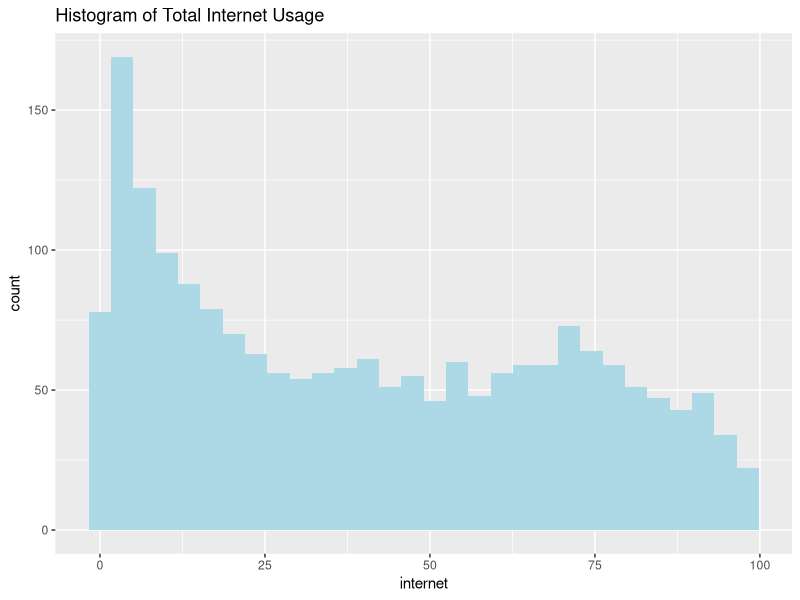
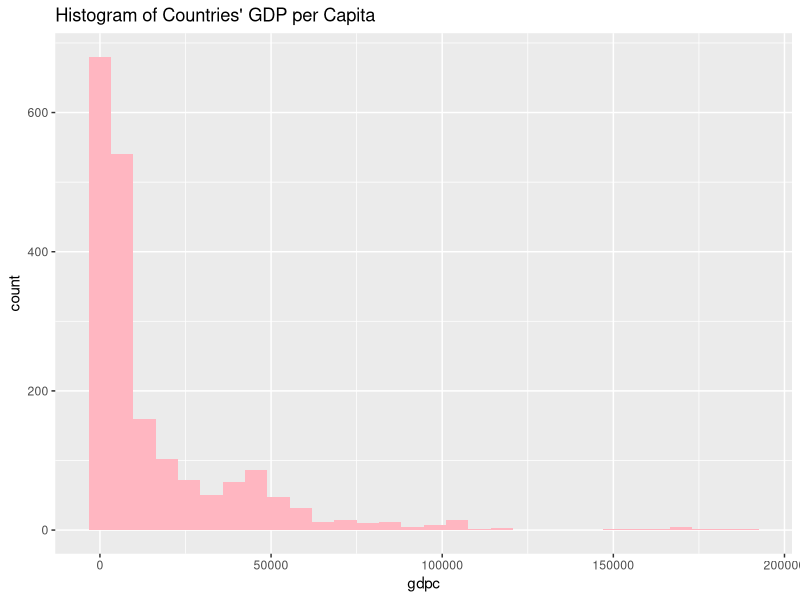

Here is the R script that generated these plots, in order:
## ---- chunk 1
knitr::opts_chunk$set(echo = TRUE)
## ---- chunk 2
library(readr)
library(tidyverse)
library(tidyr)
library(ggplot2)

## ---- chunk 3
# Import data
data <- read.csv("../../_data/digitalConnectivityData.csv")

# Description of the data
glimpse(data)

## ---- chunk 4
# Describing the variable 
str(data$internet_usage)
str(data$population)
str(data$gdp_percapita)

summary(data$internet_usage)
summary(data$population)
summary(data$gdp_percapita)

## ---- chunk 5
# Creating a small dataset with my variable of interest
dataMini <- data %>%
  select(country_name, year, internet_usage, population, gdp_percapita)
head(dataMini)

# Check for missing values 
table(is.na(dataMini))

# Examine the variables with missing values
dataMini[rowSums(is.na(dataMini)) > 0, ]

## ---- chunk 6
# Removing missing values 
dataMini1 <- na.omit(dataMini) 
table(is.na(dataMini1))

## ---- chunk 7
# Transforming variables
dataMini1 <- dataMini1 %>%
  rename("country" = "country_name", 
         "gdpc" = "gdp_percapita",
         "internet" = "internet_usage") %>%
  mutate(totalnet = (internet * population)/100) %>%
  arrange(country)

# Change the structure of `internet` to integer 
dataMini1$totalnet <- as.integer(dataMini1$totalnet)
## ---- chunk 8
# Calculate quantiles and summary of the gdpc variable
quantile(dataMini1$gdpc, na.rm = TRUE)

# Calculate quantiles and summary of the internet
summary(dataMini1$internet)
quantile(dataMini1$internet, na.rm = TRUE)

# Recode the data 
dataMini1 <- dataMini1 %>%
  mutate(gdpc_group = case_when(
    gdpc < 1673 ~ "Low Income",
    gdpc >= 1673 & gdpc <= 5586 ~ "Low-Middle Income",
    gdpc > 5586 & gdpc <= 20564 ~ "Upper-Middle Income",
    gdpc > 20564 ~ "Upper Income")) %>%
  mutate(internet_grp = case_when(
    internet < 37.3 ~ "Low",
    internet >= 37.3 & internet <= 67.09 ~ "Moderate",
    internet > 67.09 ~ "High"))
  
## ---- chunk 9
str(dataMini1)
summary(dataMini1)

table(dataMini1$gdpc_group)
table(dataMini1$internet_grp)
## ---- chunk 10
# Histograms 
ggplot(data = dataMini1) +
  geom_histogram(mapping = aes(x = internet), fill = "lightblue") +
  labs(title = "Histogram of Total Internet Usage") +
  theme_grey()

ggplot(data = dataMini1) +
  geom_histogram(mapping = aes(x = gdpc), fill = "lightpink") +
  ggtitle("Histogram of Countries' GDP per Capita")

## ---- chunk 11
#write.csv(dataMini1, 
         # "\\DACSS601SS22021\\_data\\dataMini1.csv", 
          #row.names = FALSE) 
